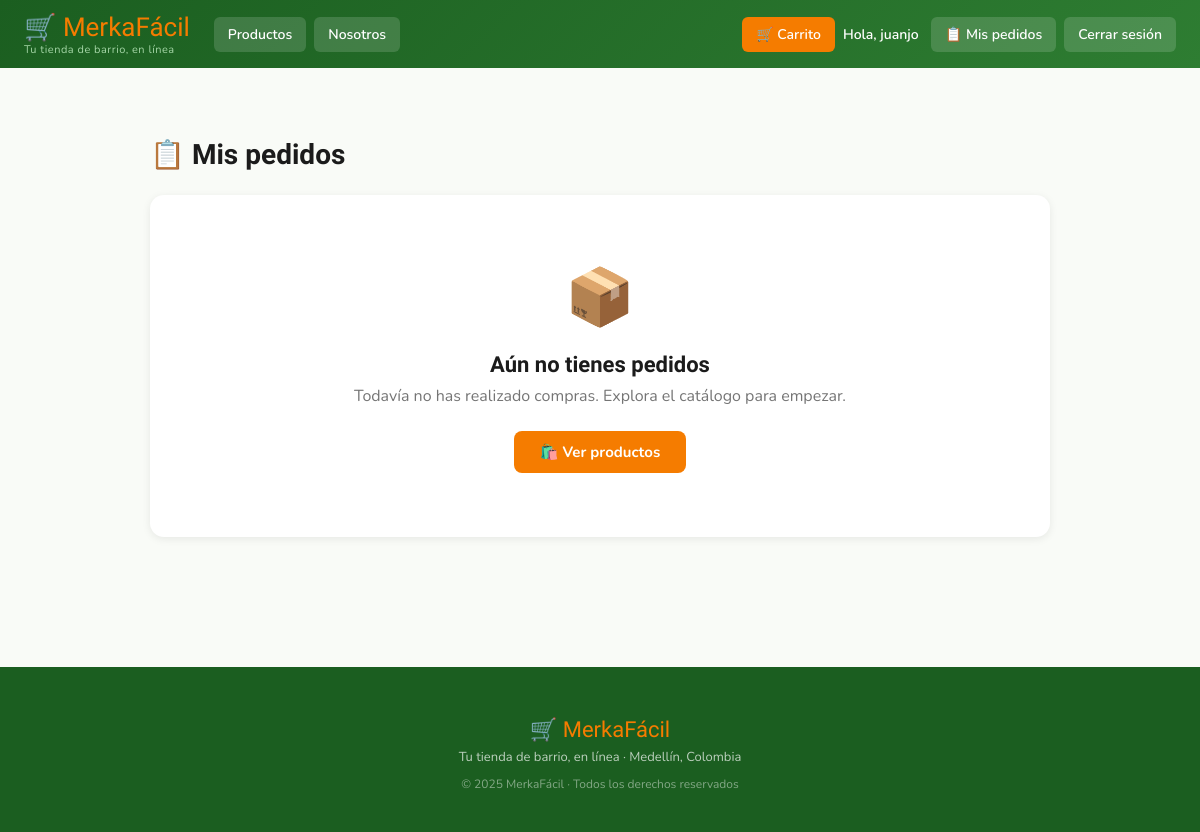
Page /cart/orders/ (signed in) on the earlier database version.
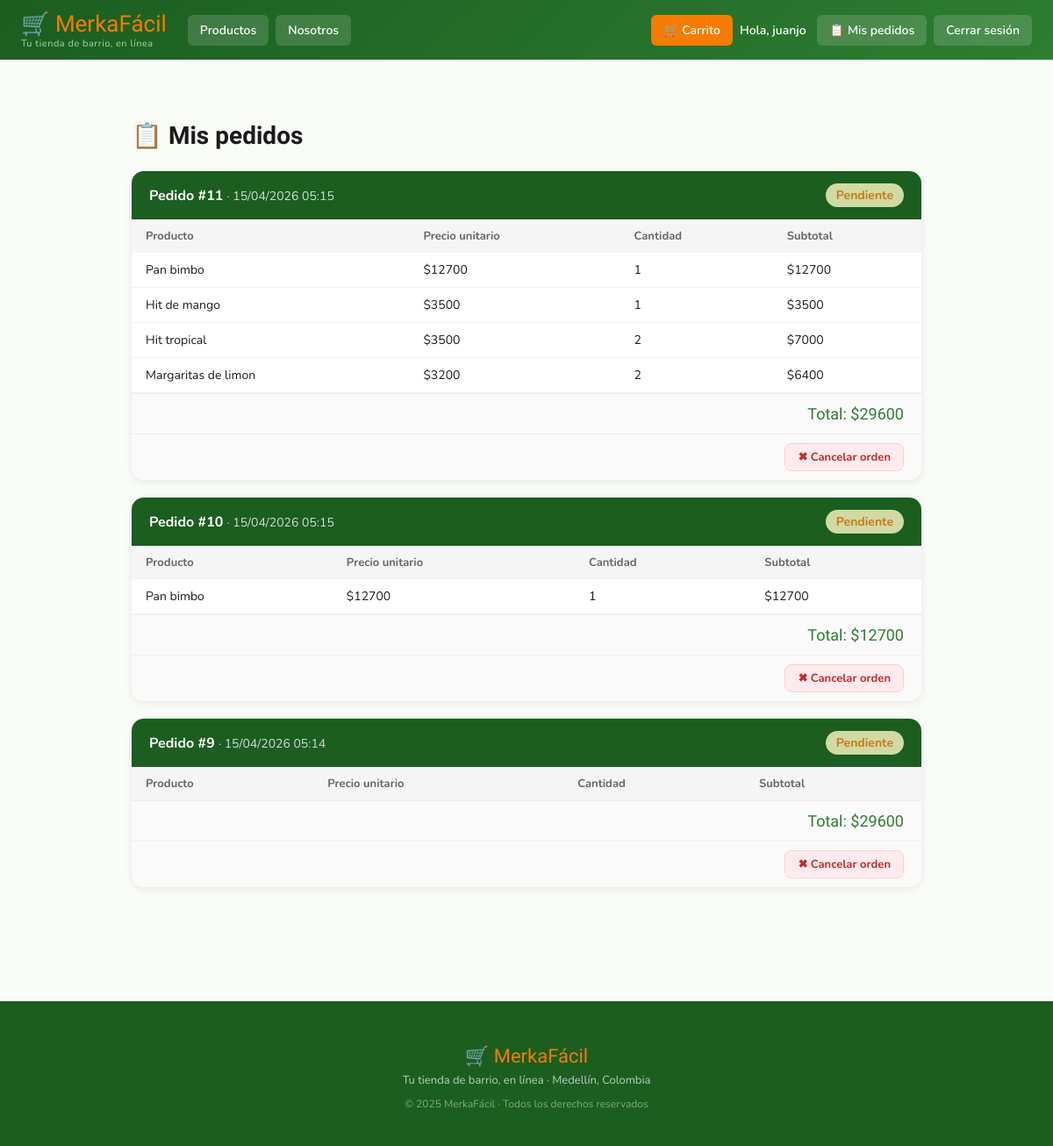
Same page on the later database version.
### carrito/models.py (models this page shows, shortened)
class Order(models.Model):
    STATUS_CHOICES = [
        ("pending", "Pendiente"),
        ("processing", "En proceso"),
        ("delivered", "Entregado"),
        ("cancelled", "Cancelado"),
    ]
    DELIVERY_CHOICES = [
        ("pickup", "Recoger en la tienda"),
        ("delivery", "Delivery"),
    ]
    PAYMENT_CHOICES = [
        ("cash", "Efectivo"),
        ("card", "Tarjeta"),
    ]
    user = models.ForeignKey(User, on_delete=models.CASCADE, related_name="orders")
    date = models.DateTimeField(auto_now_add=True)
    total = models.DecimalField(max_digits=10, decimal_places=0)
    status = models.CharField(max_length=20, choices=STATUS_CHOICES, default="pending")
    delivery_method = models.CharField(max_length=20, choices=DELIVERY_CHOICES, null=True, blank=True)
    payment_method = models.CharField(max_length=20, choices=PAYMENT_CHOICES, null=True, blank=True)
    class Meta:
        ordering = ["-date"]
        verbose_name = "Pedido"
        verbose_name_plural = "Pedidos"

class OrderItem(models.Model):
    order = models.ForeignKey(Order, on_delete=models.CASCADE, related_name="items")
    product_id = models.IntegerField()
    name = models.CharField(max_length=200)
    price = models.DecimalField(max_digits=10, decimal_places=0)
    quantity = models.IntegerField()
    image = models.CharField(max_length=500, blank=True)
    def subtotal(self):
        return self.price * self.quantity

### carrito/views.py (the view)
# urls.py: path("orders/", views.my_orders, name="my_orders"),
@login_required
def my_orders(request):
    orders = Order.objects.filter(user=request.user)
    return render(request, "carrito/Orders.html", {"orders": orders})

### carrito/cart.py (called while the page is built)
    def total_items(self):
        return sum(item["quantity"] for item in self.cart.values())

### carrito/context_processors.py (called while the page is built)
def cart_count(request):
    cart = Cart(request)
    return {'cart_count': cart.total_items()}

### carrito/templates/carrito/Orders.html (shortened to what this page needs)
{% extends "base.html" %}
{% block content %}
<div class="orders-container">
    <h2>📋 Mis pedidos</h2>
    {% if orders %}
        {% for order in orders %}
        <div class="order-card">
            <div class="order-header">
                <div>
                    <strong>Pedido #{{ order.id }}</strong>
                    <span>· {{ order.date|date:"d/m/Y H:i" }}</span>
                </div>
                <span class="status-badge status-{{ order.status }}">
                    {{ order.get_status_display }}
                </span>
            </div>
            <table>
                <thead>
                    <tr>
                        <th>Producto</th>
                        <th>Precio unitario</th>
                        <th>Cantidad</th>
                        <th>Subtotal</th>
                    </tr>
                </thead>
                <tbody>
                    {% for item in order.items.all %}
                    <tr>
                        <td>{{ item.name }}</td>
                        <td>${{ item.price|floatformat:0 }}</td>
                        <td>{{ item.quantity }}</td>
                        <td>${{ item.subtotal|floatformat:0 }}</td>
                    </tr>
                    {% endfor %}
                </tbody>
            </table>
            <div class="order-total">Total: ${{ order.total|floatformat:0 }}</div>
            {% if order.status == "pending" %}
            {% url 'cancel_order' order.id as cancel_url %}
            <div class="cancel-footer">
                <button
                    class="btn-cancel-order"
                    data-cancel-url="{{ cancel_url }}"
                    data-order-id="{{ order.id }}"
                    data-order-ts="{{ order.date|date:'U' }}"
                    onclick="confirmCancelOrder(this.dataset.cancelUrl, this.dataset.orderId, this.dataset.orderTs)"
                >
                    ✖ Cancelar orden
                </button>
            </div>
            {% endif %}
        </div>
        {% endfor %}
    {% else %}
        <div class="empty-state">
            <div class="empty-icon">📦</div>
            <h3>Aún no tienes pedidos</h3>
            <p>Todavía no has realizado compras. Explora el catálogo para empezar.</p>
            <a href="{% url 'catalog' %}" class="btn-catalog">🛍️ Ver productos</a>
        </div>
    {% endif %}
</div>
{% endblock %}

Differences in the rows shown:
added Order: id "11", date "15/04/2026 05:15", status "Pendiente", total "29600"
added OrderItem: name "Pan bimbo", price "12700", quantity "1", subtotal "12700", shown under "11"
added OrderItem: name "Hit de mango", price "3500", quantity "1", subtotal "3500", shown under "11"
added OrderItem: name "Hit tropical", price "3500", quantity "2", subtotal "7000", shown under "11"
added OrderItem: name "Margaritas de limon", price "3200", quantity "2", subtotal "6400", shown under "11"
added Order: id "10", date "15/04/2026 05:15", status "Pendiente", total "12700"
added OrderItem: name "Pan bimbo", price "12700", quantity "1", subtotal "12700", shown under "10"
added Order: id "9", date "15/04/2026 05:14", status "Pendiente", total "29600"
Other differences:
text no longer shown: "📦 Aún no tienes pedidos Todavía no has realizado compras. Explora el catálogo para empezar. 🛍️ Ver productos"
